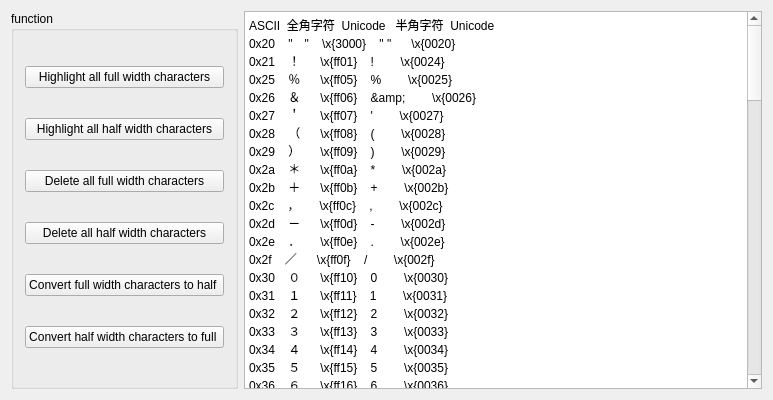
<?xml version="1.0" encoding="UTF-8"?>
<ui version="4.0">
 <class>FullHalfAngleClass</class>
 <widget class="QWidget" name="FullHalfAngleClass">
  <property name="geometry">
   <rect>
    <x>0</x>
    <y>0</y>
    <width>773</width>
    <height>400</height>
   </rect>
  </property>
  <property name="windowTitle">
   <string>FullHalfAngle</string>
  </property>
  <layout class="QHBoxLayout" name="horizontalLayout">
   <item>
    <widget class="QGroupBox" name="groupBox">
     <property name="title">
      <string>function</string>
     </property>
     <layout class="QVBoxLayout" name="verticalLayout">
      <item>
       <widget class="QPushButton" name="pushButton">
        <property name="text">
         <string>Highlight all full width characters</string>
        </property>
       </widget>
      </item>
      <item>
       <widget class="QPushButton" name="pushButton_5">
        <property name="text">
         <string>Highlight all half width characters</string>
        </property>
       </widget>
      </item>
      <item>
       <widget class="QPushButton" name="pushButton_4">
        <property name="text">
         <string>Delete all full width characters</string>
        </property>
       </widget>
      </item>
      <item>
       <widget class="QPushButton" name="pushButton_6">
        <property name="text">
         <string>Delete all half width characters</string>
        </property>
       </widget>
      </item>
      <item>
       <widget class="QPushButton" name="pushButton_2">
        <property name="text">
         <string>Convert full width characters to half </string>
        </property>
       </widget>
      </item>
      <item>
       <widget class="QPushButton" name="pushButton_3">
        <property name="text">
         <string>Convert half width characters to full </string>
        </property>
       </widget>
      </item>
     </layout>
    </widget>
   </item>
   <item>
    <widget class="QPlainTextEdit" name="plainTextEdit">
     <property name="readOnly">
      <bool>true</bool>
     </property>
     <property name="plainText">
      <string>ASCII  全角字符  Unicode   半角字符  Unicode
0x20    &quot;　&quot;    \x{3000}    &quot; &quot;      \x{0020}
0x21    ！      \x{ff01}    !        \x{0024}
0x25    ％      \x{ff05}    %        \x{0025}
0x26    ＆      \x{ff06}    &amp;        \x{0026}
0x27    ＇      \x{ff07}    '        \x{0027}
0x28    （      \x{ff08}    (        \x{0028}
0x29    ）      \x{ff09}    )        \x{0029}
0x2a    ＊      \x{ff0a}    *        \x{002a}
0x2b    ＋      \x{ff0b}    +        \x{002b}
0x2c    ，      \x{ff0c}    ,        \x{002c}
0x2d    －      \x{ff0d}    -        \x{002d}
0x2e    ．      \x{ff0e}    .        \x{002e}
0x2f    ／      \x{ff0f}    /        \x{002f}
0x30    ０      \x{ff10}    0        \x{0030}
0x31    １      \x{ff11}    1        \x{0031}
0x32    ２      \x{ff12}    2        \x{0032}
0x33    ３      \x{ff13}    3        \x{0033}
0x34    ４      \x{ff14}    4        \x{0034}
0x35    ５      \x{ff15}    5        \x{0035}
0x36    ６      \x{ff16}    6        \x{0036}
0x37    ７      \x{ff17}    7        \x{0037}
0x38    ８      \x{ff18}    8        \x{0038}
0x39    ９      \x{ff19}    9        \x{0039}
0x3a    ：      \x{ff1a}    :        \x{003a}
0x3b    ；      \x{ff1b}    ;        \x{003b}
0x3c    ＜      \x{ff1c}    &lt;        \x{003c}
0x3d    ＝      \x{ff1d}    =        \x{003d}
0x3e    ＞      \x{ff1e}    &gt;        \x{003e}
0x3f    ？      \x{ff1f}    ?        \x{003f}
0x40    ＠      \x{ff20}    @        \x{0040}
0x41    Ａ      \x{ff21}    A        \x{0041}
0x42    Ｂ      \x{ff22}    B        \x{0042}
0x43    Ｃ      \x{ff23}    C        \x{0043}
0x44    Ｄ      \x{ff24}    D        \x{0044}
0x45    Ｅ      \x{ff25}    E        \x{0045}
0x46    Ｆ      \x{ff26}    F        \x{0046}
0x47    Ｇ      \x{ff27}    G        \x{0047}
0x48    Ｈ      \x{ff28}    H        \x{0048}
0x49    Ｉ      \x{ff29}    I        \x{0049}
0x4a    Ｊ      \x{ff2a}    J        \x{004a}
0x4b    Ｋ      \x{ff2b}    K        \x{004b}
0x4c    Ｌ      \x{ff2c}    L        \x{004c}
0x4d    Ｍ      \x{ff2d}    M        \x{004d}
0x4e    Ｎ      \x{ff2e}    N        \x{004e}
0x4f    Ｏ      \x{ff2f}    O        \x{004f}
0x50    Ｐ      \x{ff30}    P        \x{0050}
0x51    Ｑ      \x{ff31}    Q        \x{0051}
0x52    Ｒ      \x{ff32}    R        \x{0052}
0x53    Ｓ      \x{ff33}    S        \x{0053}
0x54    Ｔ      \x{ff34}    T        \x{0054}
0x55    Ｕ      \x{ff35}    U        \x{0055}
0x56    Ｖ      \x{ff36}    V        \x{0056}
0x57    Ｗ      \x{ff37}    W        \x{0057}
0x58    Ｘ      \x{ff38}    X        \x{0058}
0x59    Ｙ      \x{ff39}    Y        \x{0059}
0x5a    Ｚ      \x{ff3a}    Z        \x{005a}
0x5b    ［      \x{ff3b}    [        \x{005b}
0x5c    ＼      \x{ff3c}    \        \x{005c}
0x5d    ］      \x{ff3d}    ]        \x{005d}
0x5e    ＾      \x{ff3e}    ^        \x{005e}
0x5f    ＿      \x{ff3f}    _        \x{005f}
0x60    ｀      \x{ff40}    `        \x{0060}
0x61    ａ      \x{ff41}    a        \x{0061}
0x62    ｂ      \x{ff42}    b        \x{0062}
0x63    ｃ      \x{ff43}    c        \x{0063}
0x64    ｄ      \x{ff44}    d        \x{0064}
0x65    ｅ      \x{ff45}    e        \x{0065}
0x66    ｆ      \x{ff46}    f        \x{0066}
0x67    ｇ      \x{ff47}    g        \x{0067}
0x68    ｈ      \x{ff48}    h        \x{0068}
0x69    ｉ      \x{ff49}    i        \x{0069}
0x6a    ｊ      \x{ff4a}    j        \x{006a}
0x6b    ｋ      \x{ff4b}    k        \x{006b}
0x6c    ｌ      \x{ff4c}    l        \x{006c}
0x6d    ｍ      \x{ff4d}    m        \x{006d}
0x6e    ｎ      \x{ff4e}    n        \x{006e}
0x6f    ｏ      \x{ff4f}    o        \x{006f}
0x70    ｐ      \x{ff50}    p        \x{0070}
0x71    ｑ      \x{ff51}    q        \x{0071}
0x72    ｒ      \x{ff52}    r        \x{0072}
0x73    ｓ      \x{ff53}    s        \x{0073}
0x74    ｔ      \x{ff54}    t        \x{0074}
0x75    ｕ      \x{ff55}    u        \x{0075}
0x76    ｖ      \x{ff56}    v        \x{0076}
0x77    ｗ      \x{ff57}    w        \x{0077}
0x78    ｘ      \x{ff58}    x        \x{0078}
0x79    ｙ      \x{ff59}    y        \x{0079}
0x7a    ｚ      \x{ff5a}    z        \x{007a}
0x7b    ｛      \x{ff5b}    {        \x{007b}
0x7c    ｜      \x{ff5c}    |        \x{007c}
0x7d    ｝      \x{ff5d}    }        \x{007d}
0x7e    ～      \x{ff5e}    ~        \x{007e}</string>
     </property>
    </widget>
   </item>
  </layout>
 </widget>
 <layoutdefault spacing="6" margin="11"/>
 <resources/>
 <connections>
  <connection>
   <sender>pushButton</sender>
   <signal>clicked()</signal>
   <receiver>FullHalfAngleClass</receiver>
   <slot>on_highFullChar()</slot>
   <hints>
    <hint type="sourcelabel">
     <x>147</x>
     <y>68</y>
    </hint>
    <hint type="destinationlabel">
     <x>267</x>
     <y>0</y>
    </hint>
   </hints>
  </connection>
  <connection>
   <sender>pushButton_5</sender>
   <signal>clicked()</signal>
   <receiver>FullHalfAngleClass</receiver>
   <slot>on_highHalfChar()</slot>
   <hints>
    <hint type="sourcelabel">
     <x>83</x>
     <y>122</y>
    </hint>
    <hint type="destinationlabel">
     <x>4</x>
     <y>148</y>
    </hint>
   </hints>
  </connection>
  <connection>
   <sender>pushButton_4</sender>
   <signal>clicked()</signal>
   <receiver>FullHalfAngleClass</receiver>
   <slot>on_deleteAllFullChar()</slot>
   <hints>
    <hint type="sourcelabel">
     <x>140</x>
     <y>178</y>
    </hint>
    <hint type="destinationlabel">
     <x>6</x>
     <y>229</y>
    </hint>
   </hints>
  </connection>
  <connection>
   <sender>pushButton_6</sender>
   <signal>clicked()</signal>
   <receiver>FullHalfAngleClass</receiver>
   <slot>on_deleteAllHalfChar()</slot>
   <hints>
    <hint type="sourcelabel">
     <x>215</x>
     <y>233</y>
    </hint>
    <hint type="destinationlabel">
     <x>3</x>
     <y>291</y>
    </hint>
   </hints>
  </connection>
  <connection>
   <sender>pushButton_2</sender>
   <signal>clicked()</signal>
   <receiver>FullHalfAngleClass</receiver>
   <slot>on_convertFullToHalf()</slot>
   <hints>
    <hint type="sourcelabel">
     <x>233</x>
     <y>287</y>
    </hint>
    <hint type="destinationlabel">
     <x>2</x>
     <y>359</y>
    </hint>
   </hints>
  </connection>
  <connection>
   <sender>pushButton_3</sender>
   <signal>clicked()</signal>
   <receiver>FullHalfAngleClass</receiver>
   <slot>on_convertHalfToFull()</slot>
   <hints>
    <hint type="sourcelabel">
     <x>195</x>
     <y>339</y>
    </hint>
    <hint type="destinationlabel">
     <x>264</x>
     <y>395</y>
    </hint>
   </hints>
  </connection>
 </connections>
 <slots>
  <slot>on_highFullChar()</slot>
  <slot>on_highHalfChar()</slot>
  <slot>on_deleteAllFullChar()</slot>
  <slot>on_deleteAllHalfChar()</slot>
  <slot>on_convertFullToHalf()</slot>
  <slot>on_convertHalfToFull()</slot>
 </slots>
</ui>
